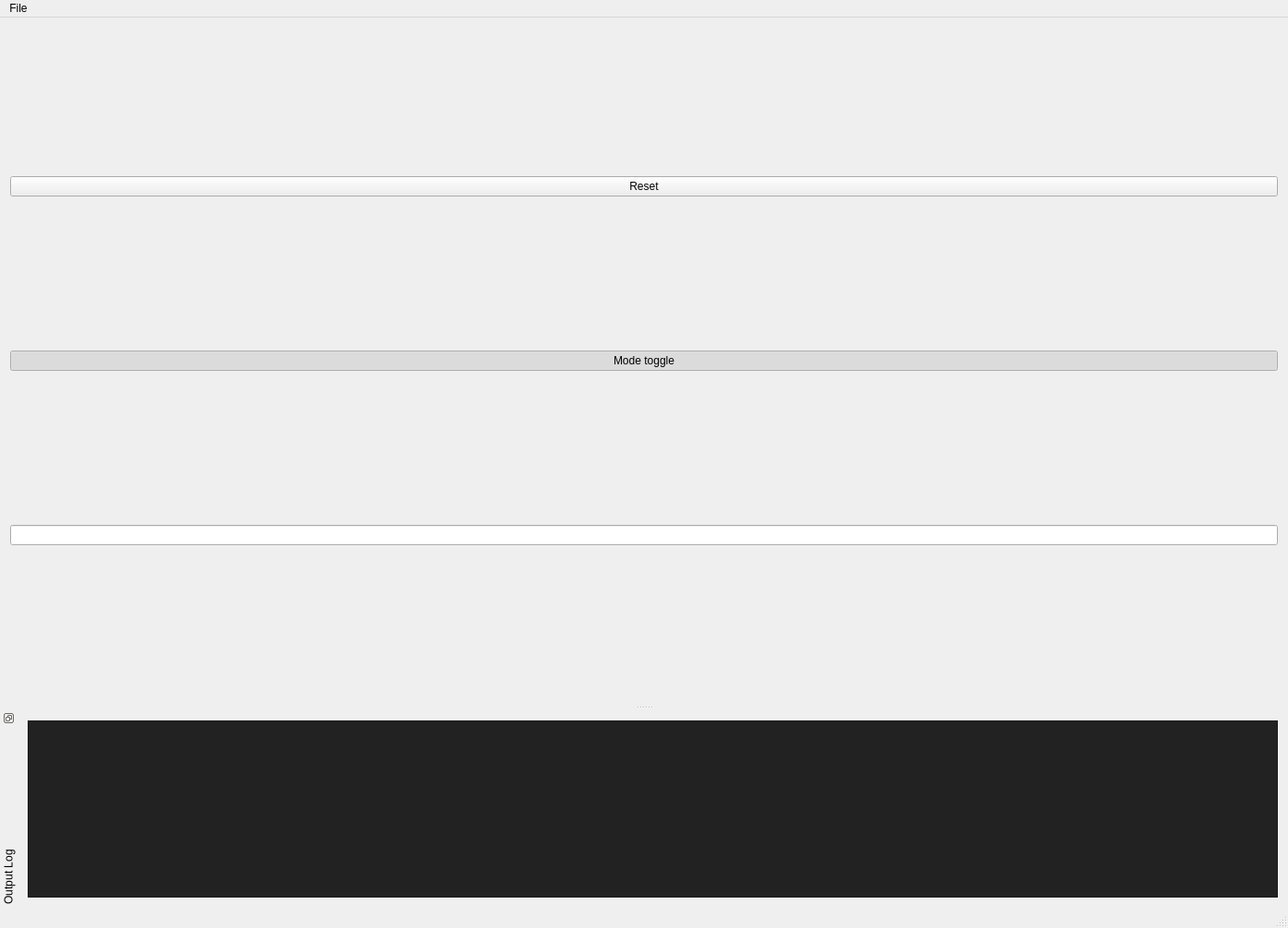
<?xml version="1.0" encoding="UTF-8"?>
<ui version="4.0">
 <class>MainWindow</class>
 <widget class="QMainWindow" name="MainWindow">
  <property name="geometry">
   <rect>
    <x>0</x>
    <y>0</y>
    <width>1396</width>
    <height>1006</height>
   </rect>
  </property>
  <property name="windowTitle">
   <string>OpenGL in Qt is great fun!</string>
  </property>
  <widget class="QWidget" name="centralWidget">
   <layout class="QVBoxLayout" name="verticalLayout">
    <item>
     <widget class="QPushButton" name="Reset">
      <property name="text">
       <string>Reset</string>
      </property>
      <property name="checkable">
       <bool>true</bool>
      </property>
     </widget>
    </item>
    <item>
     <widget class="QPushButton" name="Modetoggle">
      <property name="text">
       <string>Mode toggle</string>
      </property>
      <property name="checkable">
       <bool>true</bool>
      </property>
      <property name="checked">
       <bool>true</bool>
      </property>
     </widget>
    </item>
    <item>
     <layout class="QVBoxLayout" name="OpenGLLayout">
      <item>
       <widget class="QLineEdit" name="lineTest">
        <property name="mouseTracking">
         <bool>false</bool>
        </property>
        <property name="acceptDrops">
         <bool>false</bool>
        </property>
        <property name="autoFillBackground">
         <bool>false</bool>
        </property>
        <property name="readOnly">
         <bool>false</bool>
        </property>
       </widget>
      </item>
     </layout>
    </item>
   </layout>
  </widget>
  <widget class="QMenuBar" name="menuBar">
   <property name="geometry">
    <rect>
     <x>0</x>
     <y>0</y>
     <width>1396</width>
     <height>25</height>
    </rect>
   </property>
   <widget class="QMenu" name="menuFile">
    <property name="title">
     <string>File</string>
    </property>
    <addaction name="fileExit"/>
   </widget>
   <addaction name="menuFile"/>
  </widget>
  <widget class="QStatusBar" name="statusBar"/>
  <widget class="QDockWidget" name="dockWidgetConsole">
   <property name="features">
    <set>QDockWidget::DockWidgetFloatable|QDockWidget::DockWidgetMovable|QDockWidget::DockWidgetVerticalTitleBar</set>
   </property>
   <property name="windowTitle">
    <string>Output Log</string>
   </property>
   <attribute name="dockWidgetArea">
    <number>8</number>
   </attribute>
   <widget class="QWidget" name="dockWidgetContents">
    <layout class="QHBoxLayout" name="horizontalLayout">
     <item>
      <widget class="QPlainTextEdit" name="outputLog">
       <property name="palette">
        <palette>
         <active>
          <colorrole role="Button">
           <brush brushstyle="SolidPattern">
            <color alpha="255">
             <red>34</red>
             <green>34</green>
             <blue>34</blue>
            </color>
           </brush>
          </colorrole>
          <colorrole role="Light">
           <brush brushstyle="SolidPattern">
            <color alpha="255">
             <red>51</red>
             <green>51</green>
             <blue>51</blue>
            </color>
           </brush>
          </colorrole>
          <colorrole role="Midlight">
           <brush brushstyle="SolidPattern">
            <color alpha="255">
             <red>42</red>
             <green>42</green>
             <blue>42</blue>
            </color>
           </brush>
          </colorrole>
          <colorrole role="Dark">
           <brush brushstyle="SolidPattern">
            <color alpha="255">
             <red>17</red>
             <green>17</green>
             <blue>17</blue>
            </color>
           </brush>
          </colorrole>
          <colorrole role="Mid">
           <brush brushstyle="SolidPattern">
            <color alpha="255">
             <red>23</red>
             <green>23</green>
             <blue>23</blue>
            </color>
           </brush>
          </colorrole>
          <colorrole role="Text">
           <brush brushstyle="SolidPattern">
            <color alpha="255">
             <red>255</red>
             <green>255</green>
             <blue>255</blue>
            </color>
           </brush>
          </colorrole>
          <colorrole role="BrightText">
           <brush brushstyle="SolidPattern">
            <color alpha="255">
             <red>255</red>
             <green>255</green>
             <blue>255</blue>
            </color>
           </brush>
          </colorrole>
          <colorrole role="ButtonText">
           <brush brushstyle="SolidPattern">
            <color alpha="255">
             <red>255</red>
             <green>255</green>
             <blue>255</blue>
            </color>
           </brush>
          </colorrole>
          <colorrole role="Base">
           <brush brushstyle="SolidPattern">
            <color alpha="255">
             <red>34</red>
             <green>34</green>
             <blue>34</blue>
            </color>
           </brush>
          </colorrole>
          <colorrole role="Window">
           <brush brushstyle="SolidPattern">
            <color alpha="255">
             <red>34</red>
             <green>34</green>
             <blue>34</blue>
            </color>
           </brush>
          </colorrole>
          <colorrole role="Shadow">
           <brush brushstyle="SolidPattern">
            <color alpha="255">
             <red>0</red>
             <green>0</green>
             <blue>0</blue>
            </color>
           </brush>
          </colorrole>
          <colorrole role="AlternateBase">
           <brush brushstyle="SolidPattern">
            <color alpha="255">
             <red>17</red>
             <green>17</green>
             <blue>17</blue>
            </color>
           </brush>
          </colorrole>
          <colorrole role="ToolTipBase">
           <brush brushstyle="SolidPattern">
            <color alpha="255">
             <red>255</red>
             <green>255</green>
             <blue>220</blue>
            </color>
           </brush>
          </colorrole>
          <colorrole role="ToolTipText">
           <brush brushstyle="SolidPattern">
            <color alpha="255">
             <red>0</red>
             <green>0</green>
             <blue>0</blue>
            </color>
           </brush>
          </colorrole>
          <colorrole role="PlaceholderText">
           <brush brushstyle="SolidPattern">
            <color alpha="128">
             <red>255</red>
             <green>255</green>
             <blue>255</blue>
            </color>
           </brush>
          </colorrole>
         </active>
         <inactive>
          <colorrole role="Button">
           <brush brushstyle="SolidPattern">
            <color alpha="255">
             <red>34</red>
             <green>34</green>
             <blue>34</blue>
            </color>
           </brush>
          </colorrole>
          <colorrole role="Light">
           <brush brushstyle="SolidPattern">
            <color alpha="255">
             <red>51</red>
             <green>51</green>
             <blue>51</blue>
            </color>
           </brush>
          </colorrole>
          <colorrole role="Midlight">
           <brush brushstyle="SolidPattern">
            <color alpha="255">
             <red>42</red>
             <green>42</green>
             <blue>42</blue>
            </color>
           </brush>
          </colorrole>
          <colorrole role="Dark">
           <brush brushstyle="SolidPattern">
            <color alpha="255">
             <red>17</red>
             <green>17</green>
             <blue>17</blue>
            </color>
           </brush>
          </colorrole>
          <colorrole role="Mid">
           <brush brushstyle="SolidPattern">
            <color alpha="255">
             <red>23</red>
             <green>23</green>
             <blue>23</blue>
            </color>
           </brush>
          </colorrole>
          <colorrole role="Text">
           <brush brushstyle="SolidPattern">
            <color alpha="255">
             <red>255</red>
             <green>255</green>
             <blue>255</blue>
            </color>
           </brush>
          </colorrole>
          <colorrole role="BrightText">
           <brush brushstyle="SolidPattern">
            <color alpha="255">
             <red>255</red>
             <green>255</green>
             <blue>255</blue>
            </color>
           </brush>
          </colorrole>
          <colorrole role="ButtonText">
           <brush brushstyle="SolidPattern">
            <color alpha="255">
             <red>255</red>
             <green>255</green>
             <blue>255</blue>
            </color>
           </brush>
          </colorrole>
          <colorrole role="Base">
           <brush brushstyle="SolidPattern">
            <color alpha="255">
             <red>34</red>
             <green>34</green>
             <blue>34</blue>
            </color>
           </brush>
          </colorrole>
          <colorrole role="Window">
           <brush brushstyle="SolidPattern">
            <color alpha="255">
             <red>34</red>
             <green>34</green>
             <blue>34</blue>
            </color>
           </brush>
          </colorrole>
          <colorrole role="Shadow">
           <brush brushstyle="SolidPattern">
            <color alpha="255">
             <red>0</red>
             <green>0</green>
             <blue>0</blue>
            </color>
           </brush>
          </colorrole>
          <colorrole role="AlternateBase">
           <brush brushstyle="SolidPattern">
            <color alpha="255">
             <red>17</red>
             <green>17</green>
             <blue>17</blue>
            </color>
           </brush>
          </colorrole>
          <colorrole role="ToolTipBase">
           <brush brushstyle="SolidPattern">
            <color alpha="255">
             <red>255</red>
             <green>255</green>
             <blue>220</blue>
            </color>
           </brush>
          </colorrole>
          <colorrole role="ToolTipText">
           <brush brushstyle="SolidPattern">
            <color alpha="255">
             <red>0</red>
             <green>0</green>
             <blue>0</blue>
            </color>
           </brush>
          </colorrole>
          <colorrole role="PlaceholderText">
           <brush brushstyle="SolidPattern">
            <color alpha="128">
             <red>255</red>
             <green>255</green>
             <blue>255</blue>
            </color>
           </brush>
          </colorrole>
         </inactive>
         <disabled>
          <colorrole role="Button">
           <brush brushstyle="SolidPattern">
            <color alpha="255">
             <red>34</red>
             <green>34</green>
             <blue>34</blue>
            </color>
           </brush>
          </colorrole>
          <colorrole role="Light">
           <brush brushstyle="SolidPattern">
            <color alpha="255">
             <red>51</red>
             <green>51</green>
             <blue>51</blue>
            </color>
           </brush>
          </colorrole>
          <colorrole role="Midlight">
           <brush brushstyle="SolidPattern">
            <color alpha="255">
             <red>42</red>
             <green>42</green>
             <blue>42</blue>
            </color>
           </brush>
          </colorrole>
          <colorrole role="Dark">
           <brush brushstyle="SolidPattern">
            <color alpha="255">
             <red>17</red>
             <green>17</green>
             <blue>17</blue>
            </color>
           </brush>
          </colorrole>
          <colorrole role="Mid">
           <brush brushstyle="SolidPattern">
            <color alpha="255">
             <red>23</red>
             <green>23</green>
             <blue>23</blue>
            </color>
           </brush>
          </colorrole>
          <colorrole role="Text">
           <brush brushstyle="SolidPattern">
            <color alpha="255">
             <red>17</red>
             <green>17</green>
             <blue>17</blue>
            </color>
           </brush>
          </colorrole>
          <colorrole role="BrightText">
           <brush brushstyle="SolidPattern">
            <color alpha="255">
             <red>255</red>
             <green>255</green>
             <blue>255</blue>
            </color>
           </brush>
          </colorrole>
          <colorrole role="ButtonText">
           <brush brushstyle="SolidPattern">
            <color alpha="255">
             <red>17</red>
             <green>17</green>
             <blue>17</blue>
            </color>
           </brush>
          </colorrole>
          <colorrole role="Base">
           <brush brushstyle="SolidPattern">
            <color alpha="255">
             <red>34</red>
             <green>34</green>
             <blue>34</blue>
            </color>
           </brush>
          </colorrole>
          <colorrole role="Window">
           <brush brushstyle="SolidPattern">
            <color alpha="255">
             <red>34</red>
             <green>34</green>
             <blue>34</blue>
            </color>
           </brush>
          </colorrole>
          <colorrole role="Shadow">
           <brush brushstyle="SolidPattern">
            <color alpha="255">
             <red>0</red>
             <green>0</green>
             <blue>0</blue>
            </color>
           </brush>
          </colorrole>
          <colorrole role="AlternateBase">
           <brush brushstyle="SolidPattern">
            <color alpha="255">
             <red>34</red>
             <green>34</green>
             <blue>34</blue>
            </color>
           </brush>
          </colorrole>
          <colorrole role="ToolTipBase">
           <brush brushstyle="SolidPattern">
            <color alpha="255">
             <red>255</red>
             <green>255</green>
             <blue>220</blue>
            </color>
           </brush>
          </colorrole>
          <colorrole role="ToolTipText">
           <brush brushstyle="SolidPattern">
            <color alpha="255">
             <red>0</red>
             <green>0</green>
             <blue>0</blue>
            </color>
           </brush>
          </colorrole>
          <colorrole role="PlaceholderText">
           <brush brushstyle="SolidPattern">
            <color alpha="128">
             <red>255</red>
             <green>255</green>
             <blue>255</blue>
            </color>
           </brush>
          </colorrole>
         </disabled>
        </palette>
       </property>
      </widget>
     </item>
    </layout>
   </widget>
  </widget>
  <action name="fileExit">
   <property name="text">
    <string>Exit</string>
   </property>
   <property name="shortcut">
    <string>Ctrl+Q</string>
   </property>
  </action>
 </widget>
 <layoutdefault spacing="6" margin="11"/>
 <resources/>
 <connections/>
</ui>
